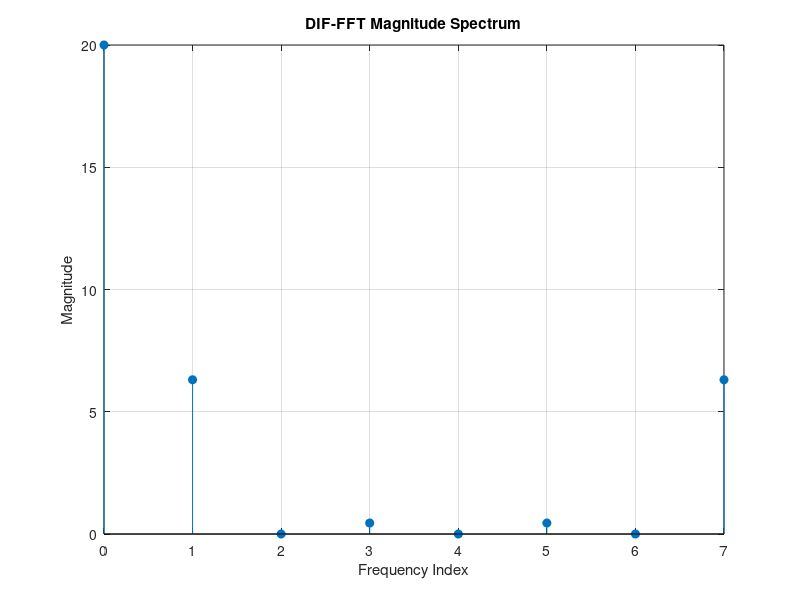

The MATLAB script that drew this image:
clc;
clear;
close all;

% DIF-FFT (Decimation in Frequency Fast Fourier Transform)

% Input sequence
x = [1 2 3 4 4 3 2 1];

% Number of samples
N = length(x);

% Check whether N is a power of 2
if mod(log2(N),1) ~= 0
    error('N must be a power of 2');
end

% Number of stages
stages = log2(N);

% DIF-FFT computation
for stage = 1:stages

    % Size of each butterfly group
    M = N / 2^(stage-1);

    % Twiddle factor
    W_M = exp(-1j * 2 * pi / M);

    % Process each group
    for k = 1:M:N

        W = 1;

        % Butterfly operations
        for j = 0:(M/2-1)

            index1 = k + j;
            index2 = k + j + M/2;

            % Butterfly
            A = x(index1);
            B = x(index2);

            x(index1) = A + B;
            x(index2) = (A - B) * W;

            % Update twiddle factor
            W = W * W_M;
        end
    end
end

% Bit-reversal of output
x = bitrevorder(x);

% Display DIF-FFT output
disp('Input Sequence:');
disp([1 2 3 4 4 3 2 1]);

disp('DIF-FFT Output:');
disp(x);

% Plot magnitude spectrum
f = 0:N-1;

figure;
stem(f, abs(x), 'filled');
xlabel('Frequency Index');
ylabel('Magnitude');
title('DIF-FFT Magnitude Spectrum');
grid on;
